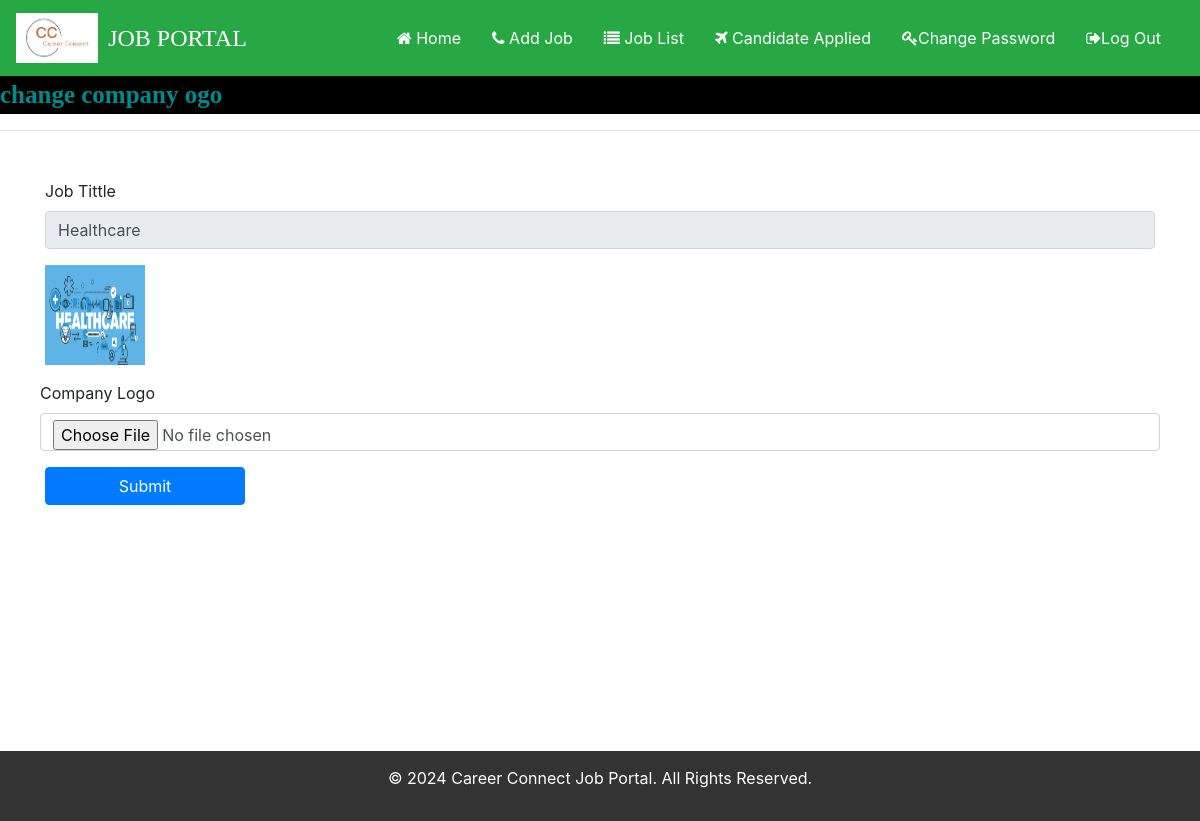
Screenshot of /change_companylogo/9 (signed in) with the database file from the repository.
### job/models.py (models this page shows, shortened)
class Job(models.Model):
    recruiter = models.ForeignKey(Recruiter, on_delete=models.CASCADE)
    start_date = models.DateField()
    end_date = models.DateField()
    title = models.CharField(max_length=100)
    salary = models.FloatField(max_length=20)
    image = models.FileField()
    description = models.CharField(max_length=300)
    experience = models.CharField(max_length=50)
    location = models.CharField(max_length=100)
    skills = models.CharField(max_length=100)
    creationdate = models.DateField()
    shortlisted_candidates = models.ManyToManyField('Application', related_name='shortlisted_jobs', blank=True)

### job/views.py (the view, shortened to what this page needs)
# urls.py: path('change_companylogo/<int:pid>',change_companylogo, name="change_companylogo"),
def change_companylogo(request,pid):
    if not request.user.is_authenticated:
        return redirect('recruiter_login')
    error=""
    job = Job.objects.get(id=pid)
    d = {'error': error,'job':job}
    return render(request, 'change_companylogo.html',d)

### job/templates/change_companylogo.html (shortened to what this page needs)
{% load static %}
{% block body %}
{% if user.is_staff %}
    {% include 'admin_navigation.html' %}
{% else %}
    {% include 'recruiter_navigation.html' %}
{% endif %}
<marquee style="font-family: 'Monotype Corsiva'; font-size: 25px; color: darkcyan; font-weight: bold; background-color: black">
    change company ogo
</marquee>
<hr>
<form class="container mt-5"  method="post" enctype="multipart/form-data">
    <div class="form-row">
        <div class="form-group col-md-12">
            <label>Job Tittle</label>
            <input type="text" class="form-control" readonly  name="jobtitle" value="{{job.title}}" required>
        </div>
        </div>
    <div class="form-row">
        <div class="form-group col-md-6">
            <img src="{{job.image.url}} " width="100" height="100">
        </div>
    </div>
    <div class="form-row">
            <label>Company Logo</label>
            <input type="file" class="form-control" name="logo" required>
        </div>
    <input type="submit" value="Submit" class="btn btn-primary my-3" style="width: 200px">
</form>
<div class="footer" style="background-color: #333; color: white; padding: 15px; text-align: center; width: 100%; margin-top: 230px;">
        <p>&copy; 2024 Career Connect Job Portal. All Rights Reserved.</p>
    </div>
{% endblock %}

### rows the page displays
Job: jobtitle "Healthcare", image (picture)
